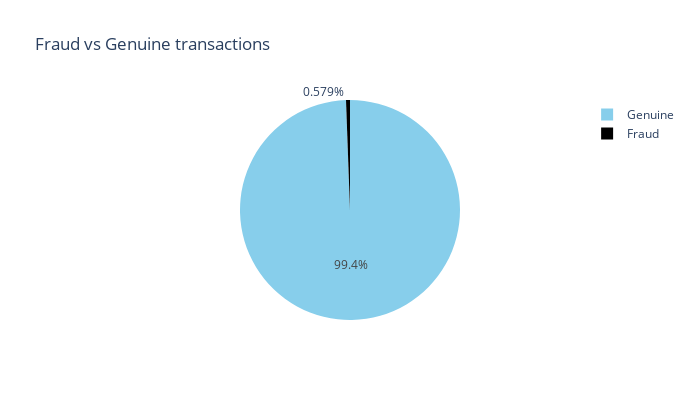

The notebook cell saved with this chart:
### Code cell
labels=["Genuine","Fraud"]

fraud_or_not = df_train["is_fraud"].value_counts().tolist()
values = [fraud_or_not[0], fraud_or_not[1]]

fig = px.pie(values=df_train['is_fraud'].value_counts(), names=labels , width=700, height=400, color_discrete_sequence=["skyblue","black"]
             ,title="Fraud vs Genuine transactions")
fig.show()

### Figure 1 — Plotly figure (JSON) as saved in the notebook; plotly's stock layout.template omitted (floating-point values rounded to 4 significant figures)
{"data": [{"domain": {"x": [0, 1], "y": [0, 1]}, "hovertemplate": "label=%{label}<br>value=%{value}<extra></extra>", "labels": ["Genuine", "Fraud"], "legendgroup": "", "name": "", "showlegend": true, "type": "pie", "values": [1289169, 7506]}], "layout": {"height": 400, "legend": {"tracegroupgap": 0}, "piecolorway": ["skyblue", "black"], "title": {"text": "Fraud vs Genuine transactions"}, "width": 700}}
